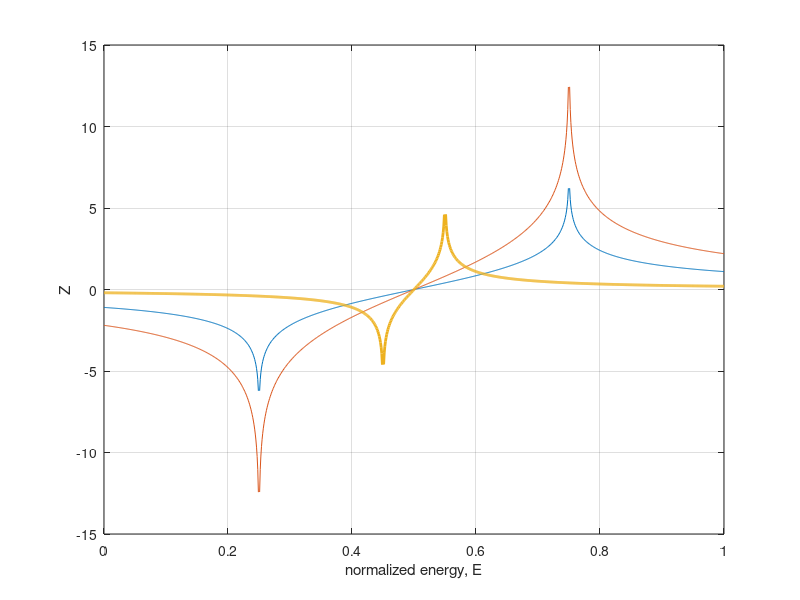

The MATLAB script that drew this image:
% Modeling the Spectroscopy of a Light Collecting Molecule Coupled to a
% Nanocrystalline Semiconductor
%
% Master of Science in Chemistry
% Washington State University
%
% This code generates Figure 10.4 in my thesis.
%
% by Greg C. Zweigle
%
clear;

% Normalized range of energy for the horizontal axis.
E = [0:0.001:1];

% Equation 10.7, with data for blue curve in Figure 10.4.
k_squared = 1;
E1 = 0.25;
E2 = 0.75;
z1 = k_squared*log(abs((E1-E)./(E2-E)));

% Equation 10.7, with data for green curve in Figure 10.4.
k_squared = 2;
E1 = 0.25;
E2 = 0.75;
z2 = k_squared*log(abs((E1-E)./(E2-E)));

% Equation 10.7, with data for red curve in Figure 10.4.
k_squared = 1;
E1 = 0.45;
E2 = 0.55;
z3 = k_squared*log(abs((E1-E)./(E2-E)));

% Figure 10.4
plot(E,z1,E,z2,E,z3,'LineWidth',2);
xlabel('normalized energy, E');
ylabel('Z');
grid;
